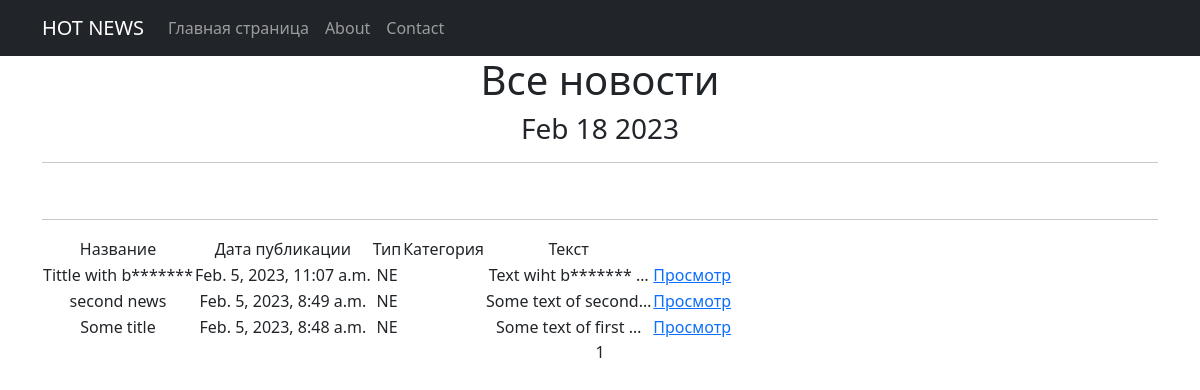
Before: /news/ with the older database file.
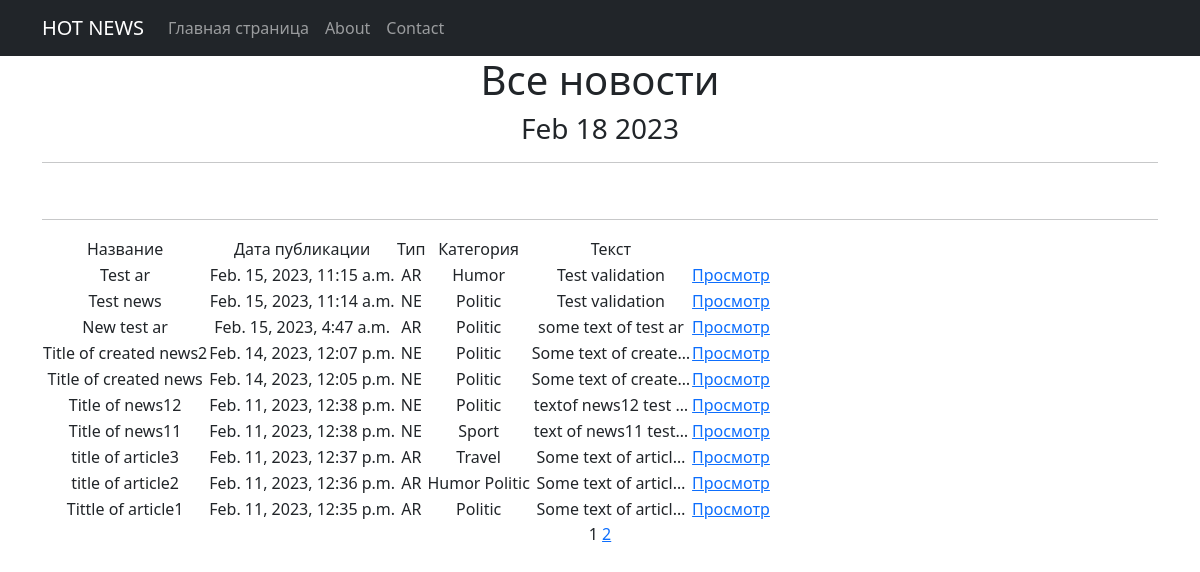
After: the same page with the newer database file.
### news/models.py (models this page shows, shortened)
class Post(models.Model):
    author = models.ForeignKey(Author, to_field='authorUser_id', on_delete=models.CASCADE)
    NEWS = 'NE'
    ARTICLE = 'AR'
    CATEGORY_CHOISE = (
        (NEWS, 'Новость'),
        (ARTICLE, 'Статья'),
    )
    category_type = models.CharField(max_length=2, choices=CATEGORY_CHOISE, default=ARTICLE)
    dateCreation = models.DateTimeField(auto_now_add=True)
    postCategory = models.ManyToManyField(Category, through='PostCategory')
    title = models.CharField(max_length=128)
    text = models.TextField()
    rating = models.SmallIntegerField(default=0)

class Category(models.Model):
    name = models.CharField(max_length=32, unique=True)

### news/views.py (the view)
# urls.py: path('news/', NewsList.as_view(), name='news_list'),
class NewsList(ListView):
    model = Post
    ordering = '-dateCreation'
    template_name = 'news_list.html'
    context_object_name = 'posts'
    paginate_by = 10
    def get_context_data(self, **kwargs):
        context = super().get_context_data(**kwargs)
        context['time_now'] = datetime.utcnow()
        return context

### news/templatetags/custom_filters.py (called while the page is built)
@register.filter()
def censor(value):
    if not isinstance(value, str):
        raise TypeError("Value must be a string")
    else:
        bad_words = ['badword1', 'badword2', 'badword3']
        words = value.split()
        for i, word in enumerate(words):
            if word.lower() in bad_words:
                words[i] = word[0] + "*" * (len(word) - 1)
        return " ".join(words)

### templates/news_list.html (shortened to what this page needs)
{% extends 'flatpages/default.html' %}
{% load custom_filters %}
{% block content %}
   <h1>Все новости</h1>
   <h3>{{ time_now|date:'M d Y' }}</h3>
   <hr>
    <br>
   <hr>
   {% if posts %}
       <table>
           <tr>
               <td>Название</td>
               <td>Дата публикации</td>
               <td>Тип</td>
               <td>Категория</td>
               <td>Текст</td>
           </tr>
           {% for post in posts %}
                  <tr>
                      <td>{{ post.title|censor }}</td>
                      <td>{{ post.dateCreation }}</td>
                      <td>{{ post.category_type }}</td>
                      <td>{% for cat in post.postCategory.all %}
                             {{ cat.name }}
                          {% endfor %}</td>
                      <td>{{ post.text|truncatechars:20|censor }}</td>
                      {% if post.category_type == 'NE' %}
                        <td>
                        <a href="{% url 'post_detail' post.id %}">Просмотр</a>
                        </td>
                      {% elif post.category_type == 'AR' %}
                        <td>
                        <a href="{% url 'ar_detail' post.id %}">Просмотр</a>
                        </td>
                      {% endif %}
                  </tr>
           {% endfor %}
       </table>
   {% else %}
       <h2>Новостей нет!</h2>
   {% endif %}
   {{ page_obj.number }}
   {% if page_obj.has_next %}
       <a href="?page={{ page_obj.next_page_number }}">{{ page_obj.next_page_number }}</a>
   {% endif %}
{% endblock content %}

Changed rows visible on the page:
no longer on this page (row unchanged): Post: title|censor "Tittle with b*******", dateCreation "Feb. 5, 2023, 11:07 a.m.", category_type "NE", text|censor "Text wiht b******* …", shows "Просмотр"
no longer on this page (row unchanged): Post: title|censor "second news", dateCreation "Feb. 5, 2023, 8:49 a.m.", category_type "NE", text|censor "Some text of second…", shows "Просмотр"
no longer on this page (row unchanged): Post: title|censor "Some title", dateCreation "Feb. 5, 2023, 8:48 a.m.", category_type "NE", text|censor "Some text of first …", shows "Просмотр"
added Post: title|censor "Test ar", dateCreation "Feb. 15, 2023, 11:15 a.m.", category_type "AR", text|censor "Test validation", shows "Просмотр"
now on this page (row unchanged): Category: name "Humor"
added Post: title|censor "Test news", dateCreation "Feb. 15, 2023, 11:14 a.m.", category_type "NE", text|censor "Test validation", shows "Просмотр"
now on this page (row unchanged): Category: name "Politic"
added Post: title|censor "New test ar", dateCreation "Feb. 15, 2023, 4:47 a.m.", category_type "AR", text|censor "some text of test ar", shows "Просмотр"
added Post: title|censor "Title of created news2", dateCreation "Feb. 14, 2023, 12:07 p.m.", category_type "NE", text|censor "Some text of create…", shows "Просмотр"
added Post: title|censor "Title of created news", dateCreation "Feb. 14, 2023, 12:05 p.m.", category_type "NE", text|censor "Some text of create…", shows "Просмотр"
added Post: title|censor "Title of news12", dateCreation "Feb. 11, 2023, 12:38 p.m.", category_type "NE", text|censor "textof news12 test …", shows "Просмотр"
added Post: title|censor "Title of news11", dateCreation "Feb. 11, 2023, 12:38 p.m.", category_type "NE", text|censor "text of news11 test…", shows "Просмотр"
now on this page (row unchanged): Category: name "Sport", shown under "Title of news11"
added Post: title|censor "title of article3", dateCreation "Feb. 11, 2023, 12:37 p.m.", category_type "AR", text|censor "Some text of articl…", shows "Просмотр"
now on this page (row unchanged): Category: name "Travel", shown under "title of article3"
added Post: title|censor "title of article2", dateCreation "Feb. 11, 2023, 12:36 p.m.", category_type "AR", text|censor "Some text of articl…", shows "Просмотр"
added Post: title|censor "Tittle of article1", dateCreation "Feb. 11, 2023, 12:35 p.m.", category_type "AR", text|censor "Some text of articl…", shows "Просмотр"
Other visible differences:
{{ page_obj.next_page_number }}: (not shown) → "2"
